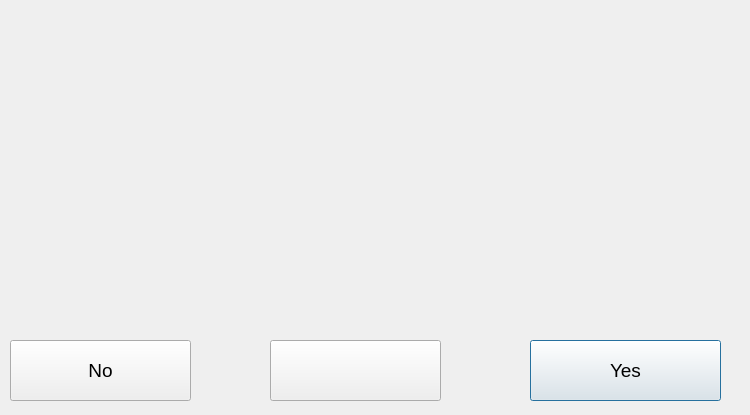
<?xml version="1.0" encoding="UTF-8"?>
<ui version="4.0">
 <class>messageDlg</class>
 <widget class="QDialog" name="messageDlg">
  <property name="geometry">
   <rect>
    <x>0</x>
    <y>0</y>
    <width>750</width>
    <height>415</height>
   </rect>
  </property>
  <property name="windowTitle">
   <string>Ack.. A Question...</string>
  </property>
  <widget class="QLabel" name="msgLabel">
   <property name="geometry">
    <rect>
     <x>300</x>
     <y>20</y>
     <width>431</width>
     <height>301</height>
    </rect>
   </property>
   <property name="font">
    <font>
     <pointsize>15</pointsize>
    </font>
   </property>
   <property name="frameShape">
    <enum>QFrame::NoFrame</enum>
   </property>
   <property name="text">
    <string/>
   </property>
   <property name="alignment">
    <set>Qt::AlignHCenter|Qt::AlignTop</set>
   </property>
   <property name="wordWrap">
    <bool>true</bool>
   </property>
  </widget>
  <widget class="QPushButton" name="btn_1">
   <property name="geometry">
    <rect>
     <x>530</x>
     <y>340</y>
     <width>191</width>
     <height>61</height>
    </rect>
   </property>
   <property name="font">
    <font>
     <pointsize>14</pointsize>
    </font>
   </property>
   <property name="text">
    <string>Yes</string>
   </property>
  </widget>
  <widget class="QPushButton" name="btn_2">
   <property name="geometry">
    <rect>
     <x>10</x>
     <y>340</y>
     <width>181</width>
     <height>61</height>
    </rect>
   </property>
   <property name="font">
    <font>
     <pointsize>14</pointsize>
    </font>
   </property>
   <property name="text">
    <string>No</string>
   </property>
  </widget>
  <widget class="QLabel" name="iconLabel">
   <property name="geometry">
    <rect>
     <x>30</x>
     <y>20</y>
     <width>271</width>
     <height>300</height>
    </rect>
   </property>
   <property name="text">
    <string/>
   </property>
  </widget>
  <widget class="QPushButton" name="btn_3">
   <property name="geometry">
    <rect>
     <x>270</x>
     <y>340</y>
     <width>171</width>
     <height>61</height>
    </rect>
   </property>
   <property name="font">
    <font>
     <pointsize>14</pointsize>
    </font>
   </property>
   <property name="text">
    <string/>
   </property>
  </widget>
 </widget>
 <resources/>
 <connections/>
</ui>
